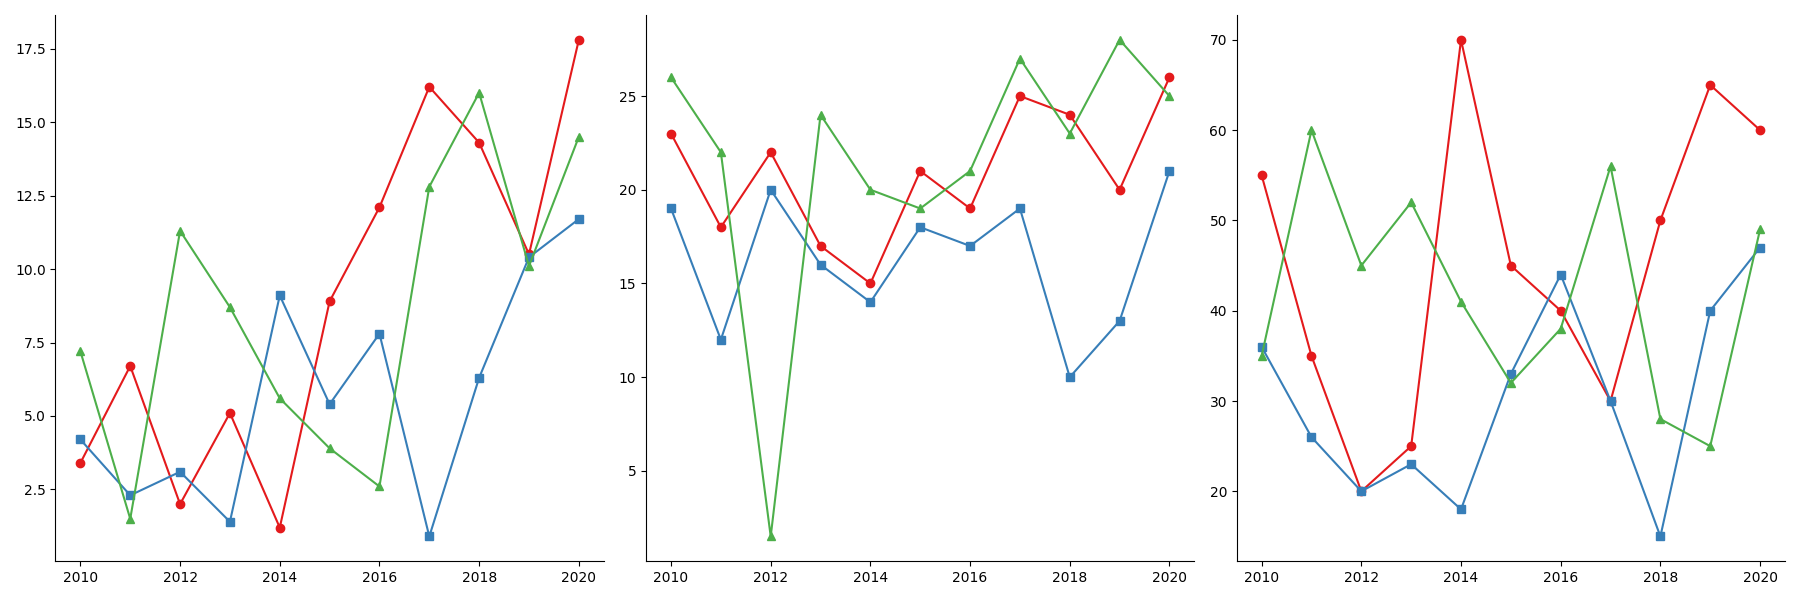

Python code for this plot:
import matplotlib.pyplot as plt
import numpy as np

# Data
years = np.arange(2010, 2021)

# Data Arrays
alpha_revenue = [3.4, 6.7, 2.0, 5.1, 1.2, 8.9, 12.1, 16.2, 14.3, 10.5, 17.8]
beta_revenue = [4.2, 2.3, 3.1, 1.4, 9.1, 5.4, 7.8, 0.9, 6.3, 10.4, 11.7]
gamma_revenue = [7.2, 1.5, 11.3, 8.7, 5.6, 3.9, 2.6, 12.8, 16.0, 10.1, 14.5]

alpha_rd = [23, 18, 22, 17, 15, 21, 19, 25, 24, 20, 26]
beta_rd = [19, 12, 20, 16, 14, 18, 17, 19, 10, 13, 21]
gamma_rd = [26, 22, 1.5, 24, 20, 19, 21, 27, 23, 28, 25]

alpha_employees = [55, 35, 20, 25, 70, 45, 40, 30, 50, 65, 60]
beta_employees = [36, 26, 20, 23, 18, 33, 44, 30, 15, 40, 47]
gamma_employees = [35, 60, 45, 52, 41, 32, 38, 56, 28, 25, 49]

fig, ax = plt.subplots(1, 3, figsize=(18, 6))

# Revenue Plot
ax[0].plot(years, alpha_revenue, color='#e41a1c', marker='o')  # Red
ax[0].plot(years, beta_revenue, color='#377eb8', marker='s')   # Blue
ax[0].plot(years, gamma_revenue, color='#4daf4a', marker='^')  # Green

# R&D Expenditure Plot
ax[1].plot(years, alpha_rd, color='#e41a1c', marker='o')  # Red
ax[1].plot(years, beta_rd, color='#377eb8', marker='s')   # Blue
ax[1].plot(years, gamma_rd, color='#4daf4a', marker='^')  # Green

# Employee Growth Plot
ax[2].plot(years, alpha_employees, color='#e41a1c', marker='o')  # Red
ax[2].plot(years, beta_employees, color='#377eb8', marker='s')   # Blue
ax[2].plot(years, gamma_employees, color='#4daf4a', marker='^')  # Green

# Remove borders
for axi in ax:
    axi.spines['top'].set_visible(False)
    axi.spines['right'].set_visible(False)

plt.tight_layout()
plt.show()
